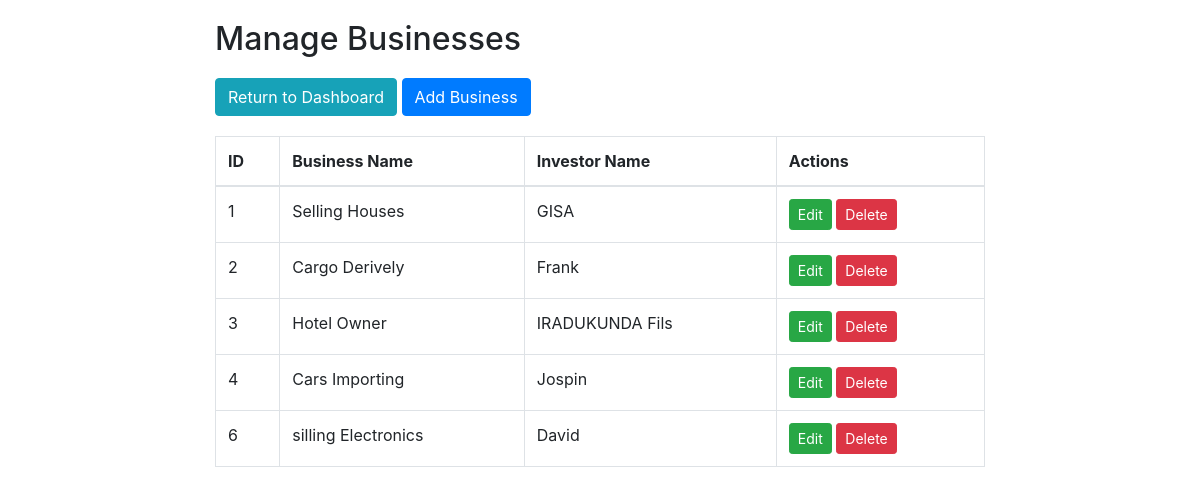
The page /investors_businesses.php (signed in) on the database its author committed.
### tables this page shows
CREATE TABLE `investors_businesses` (
  `Business_ID` int(11) NOT NULL,
  `Business_Name` varchar(255) NOT NULL,
  `Investor_Name` varchar(255) NOT NULL
);

### investors_businesses.php (the view, shortened to what this page needs)
<?php
require 'db.php';
$stmt = $pdo->prepare("SELECT Business_ID, Business_Name, Investor_Name FROM Investors_businesses");
$stmt->execute();
$businesses = $stmt->fetchAll(PDO::FETCH_ASSOC);
?>
<!DOCTYPE html>
<html lang="en">
<head>
    <link href="https://stackpath.bootstrapcdn.com/bootstrap/4.3.1/css/bootstrap.min.css" rel="stylesheet">
</head>
<body>
    <div class="container">
        <h2>Manage Businesses</h2>
        <a href="Admin_Dashboard.php" class="btn btn-info">Return to Dashboard</a>
        <button type="button" class="btn btn-primary" data-toggle="modal" data-target="#addBusinessModal">Add Business</button>
        <table class="table table-bordered">
            <thead>
                <tr>
                    <th>ID</th>
                    <th>Business Name</th>
                    <th>Investor Name</th>
                    <th>Actions</th>
                </tr>
            </thead>
            <tbody>
                <?php foreach ($businesses as $business): ?>
                <tr>
                    <td><?= htmlspecialchars($business['Business_ID']); ?></td>
                    <td><?= htmlspecialchars($business['Business_Name']); ?></td>
                    <td><?= htmlspecialchars($business['Investor_Name']); ?></td>
                    <td>
                        <button class="btn btn-success btn-sm" data-toggle="modal" data-target="#editBusinessModal-<?= $business['Business_ID']; ?>">Edit</button>
                        <a href="?action=delete&id=<?= $business['Business_ID']; ?>" class="btn btn-danger btn-sm" onclick="return confirm('Are you sure?');">Delete</a>
                    </td>
                </tr>
                <?php endforeach; ?>
            </tbody>
        </table>
    </div>
</body>
</html>

### investors_businesses.php (style rules this page uses)
body { padding-top: 20px; }
.container { max-width: 800px; }
.table { margin-top: 20px; }
h2 { margin-bottom: 20px; }

### rows shown on the page
investors_businesses: Business_ID "1", Business_Name "Selling Houses", Investor_Name "GISA"
investors_businesses: Business_ID "2", Business_Name "Cargo Derively", Investor_Name "Frank"
investors_businesses: Business_ID "3", Business_Name "Hotel Owner", Investor_Name "IRADUKUNDA Fils"
investors_businesses: Business_ID "4", Business_Name "Cars Importing", Investor_Name "Jospin"
investors_businesses: Business_ID "6", Business_Name "silling Electronics", Investor_Name "David"
